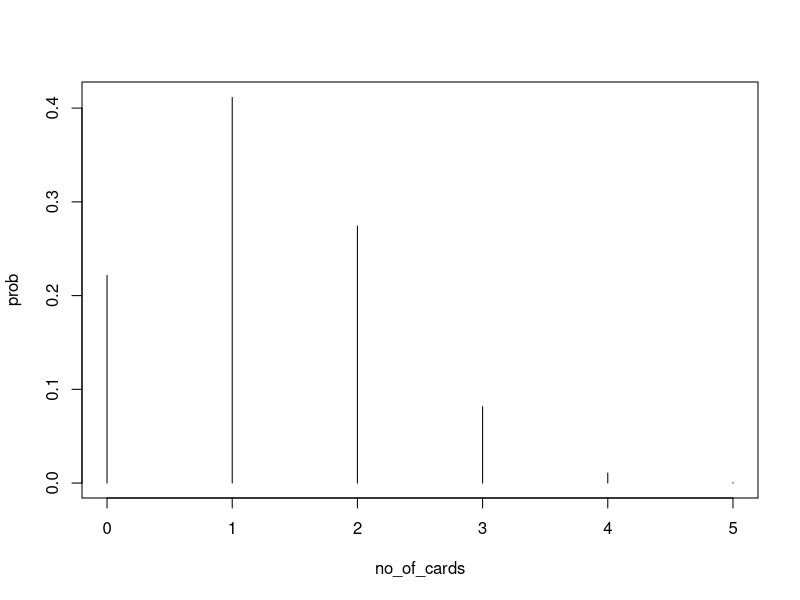
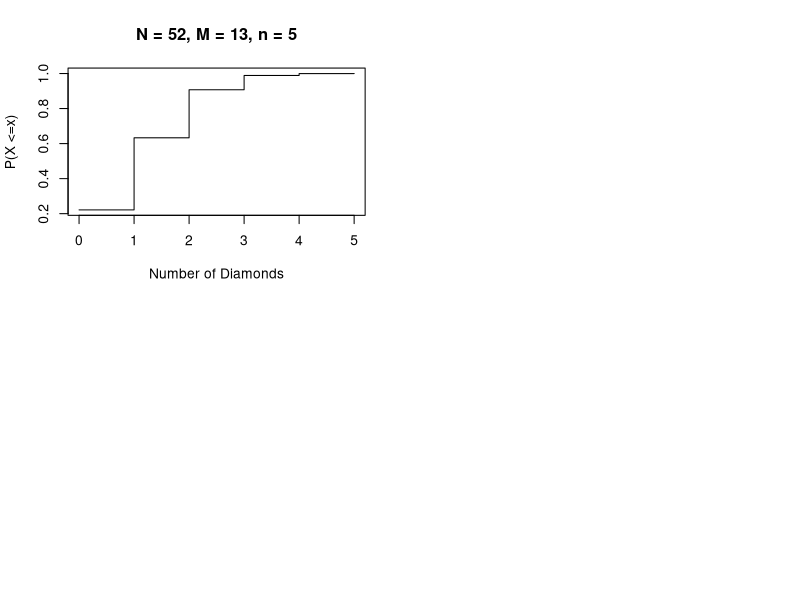

Generate these figures, in order, with R:
# p(x) = ((M x)(L n-x))/(N n)
# p(x) = dhyper(x, M, L ,n)
# from example dhyper(2, 13, 39, 6)

# q1
no_of_cards = 0:5
prob = dhyper(no_of_cards,13,39,5)
plot(no_of_cards,prob,type = 'h')

#q2
no_of_defects = 0:3
prob_defect = dhyper(no_of_defects,3,3,3)

#q3
no_of_defects = 0:4
prob_defect = dhyper(no_of_defects,4,16,10)

#q4
no_of_defects = 0:30
prob_defect = dhyper(no_of_defects,30,70,20)

# choose

choose(7,3)

#cumulative pnc
par(mfrow = c(2,2))
x<- 0:5 #Example 1
plot(x, phyper(x, 13, 39, 5),
     xlab = "Number of Diamonds",
     type = "s", ylab = "P(X <=x)",
     main = "N = 52, M = 13, n = 5")

# binomial distribution
#(n C x)*(p^x)*(1-p)^(n-x)
# dbinom(x, size=n, prob) 
dbinom(4, size=12, prob=0.2) 